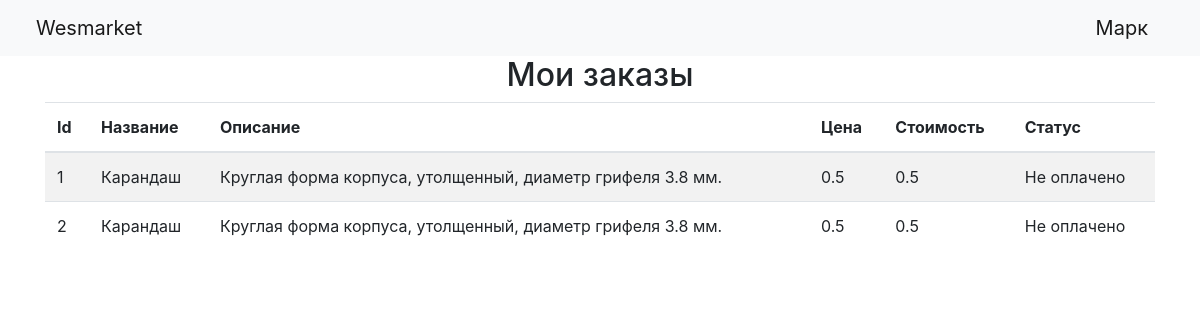
Page /orders (signed in) on the earlier database version.
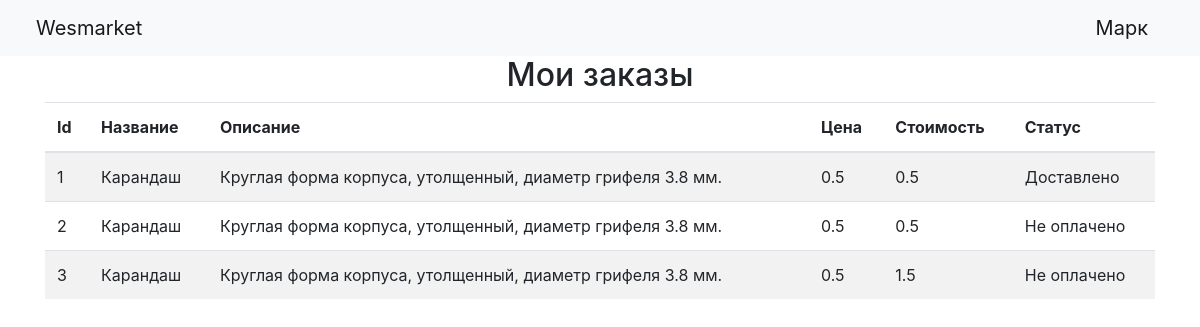
Same page on the later database version.
### data/orders.py (models this page shows, shortened)
class Orders(SqlAlchemyBase, SerializerMixin):
    __tablename__ = 'order'
    id = sqlalchemy.Column(sqlalchemy.Integer, primary_key=True, autoincrement=True)
    buy = sqlalchemy.Column(sqlalchemy.Integer, sqlalchemy.ForeignKey("item.id"), index=True)
    buyer = sqlalchemy.Column(sqlalchemy.Integer, sqlalchemy.ForeignKey("user.id"), index=True)
    quantity = sqlalchemy.Column(sqlalchemy.Integer, nullable=True, default=1)
    condition = sqlalchemy.Column(sqlalchemy.String, nullable=True, default='Не оплачено')
    paid_for = sqlalchemy.Column(sqlalchemy.Boolean, nullable=True, default=0)
    user = orm.relation('User', back_populates='orders')
    item = orm.relation('Item')

### data/items.py (models this page shows, shortened)
class Item(SqlAlchemyBase, SerializerMixin):
    __tablename__ = 'item'
    id = sqlalchemy.Column(sqlalchemy.Integer, primary_key=True, autoincrement=True)
    name = sqlalchemy.Column(sqlalchemy.String, nullable=True)
    description = sqlalchemy.Column(sqlalchemy.String, nullable=True)
    price = sqlalchemy.Column(sqlalchemy.Float, nullable=True)
    img = sqlalchemy.Column(sqlalchemy.String, nullable=True)
    quantity = sqlalchemy.Column(sqlalchemy.Integer, nullable=True)

### main.py (the view)
@app.route('/orders', methods=['GET'])
@login_required
def view_orders():
    a = list(current_user.orders)
    return render_template('view_orders.html', title='Заказы', item_list=a)

### main.py (called while the page is built)
@login_manager.user_loader
def load_user(user_id):
    return db_sess.query(User).get(user_id)

### templates/view_orders.html
{% extends "base.html" %}
{% block content %}
<h2 align="center">Мои заказы</h2>
{% if item_list %}
        <table class="table table-striped">
                <thead class="thead-inverse">
                        <tr><th>Id</th><th>Название</th><th>Описание</th><th>Цена</th><th>Стоимость</th><th>Статус</th></tr>
                </thead>
                {% for item in item_list %}
        <tr><td>{{ item.id }}</td><td>{{ item.item.name }}</td><td>{{ item.item.description }}</td><td>{{ item.item.price }}</td><td>{{ item.item.price * item.quantity }}</td>
            <td>{{ item.condition }}</td>
        </tr>
                {% endfor %}
        </table>
{% endif %}
{% endblock %}

Differences in the rows shown:
changed Orders id 1: condition "Не оплачено" → "Доставлено"
added Orders: id "3", item.name "Карандаш", item.description "Круглая форма корпуса, утолщенный, диаметр грифеля 3.8 мм.", item.price "0.5", item.item.price*item.quantity "1.5", condition "Не оплачено"
